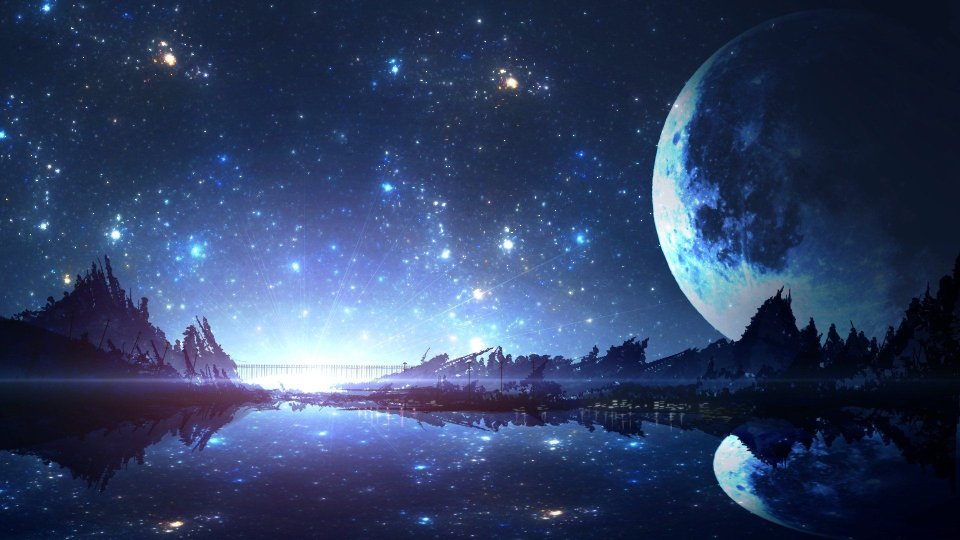
#> input picture pyimagenes/imagenes/primera.jpg, 1920 x 1080 px (shown at 1/2 size)
$ python main.py
#> lines starting #> are read from the running program, lines starting #| are printed output that depends on the picture

from PIL import Image

if __name__ == '__main__':
    try:
        imagen = Image.open('imagenes/primera.jpg')#Open es para cargar la imagen
#> imagen is the input picture: PIL image 1920x1080 RGB; mean R, G, B 48.2, 64.3, 99.5

        #imagen.show() #El show sirve para imprimir la imagen en pantalla

        print(imagen.size) # Me muesta (Ancho, Alto)
#| (1920, 1080)

        whidth, height = imagen.size
#> whidth = 1920; height = 1080
        print('Ancho', whidth)
#| Ancho 1920
        print('Alto', height)
#| Alto 1080

        print(imagen.mode) #Sirve para ver cuantos colores tiene una imange RGB(Tres colores)
#| RGB
        print(imagen.format) #Sirve para ver el formato de la imange
#| JPEG

        """el .convert
        Para convertir una imagen en otro color en este caso será blanco y
        negro, se usa el L para una imagen blanco y negro"""
        convertido = imagen.convert('L')
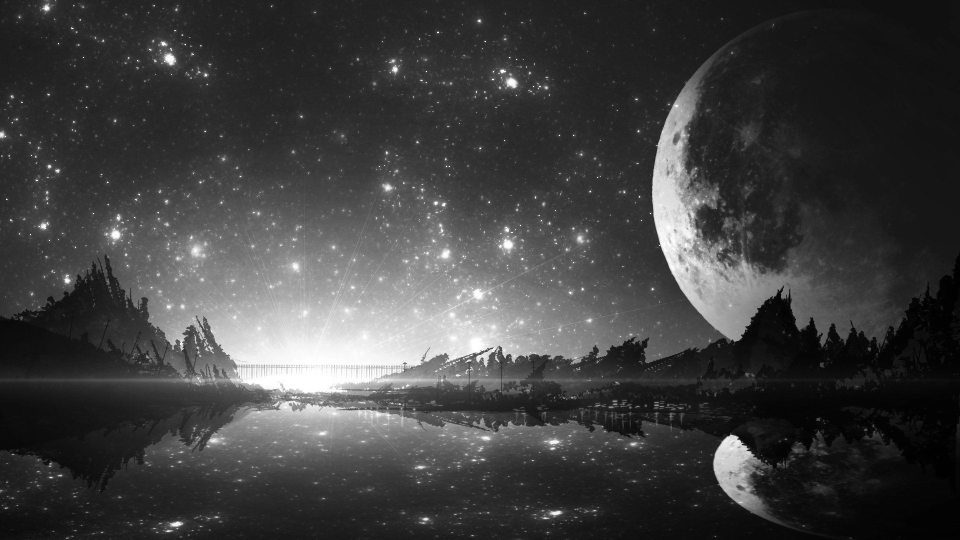
#> convertido: PIL image 1920x1080 L (shown at 1/2 size); min 0, max 255, mean 63.5
        #convertido.show() # Imprimir la imagen
        #.save se usa para guardar esa imagen en algun que se quiera
        convertido.save('imagenes/white_and_black.jpg')

        """Rotar una imange
        Se usa el metodo .rotate para rocatar poco grados 45 y trambien
        se usa el expand, para que no se vea la imagen cortada,
        y el metodo .transpose este usa constantes .ROTATE_90"""
        rotar = imagen.rotate(45, expand =True )#Rotara 45 grados
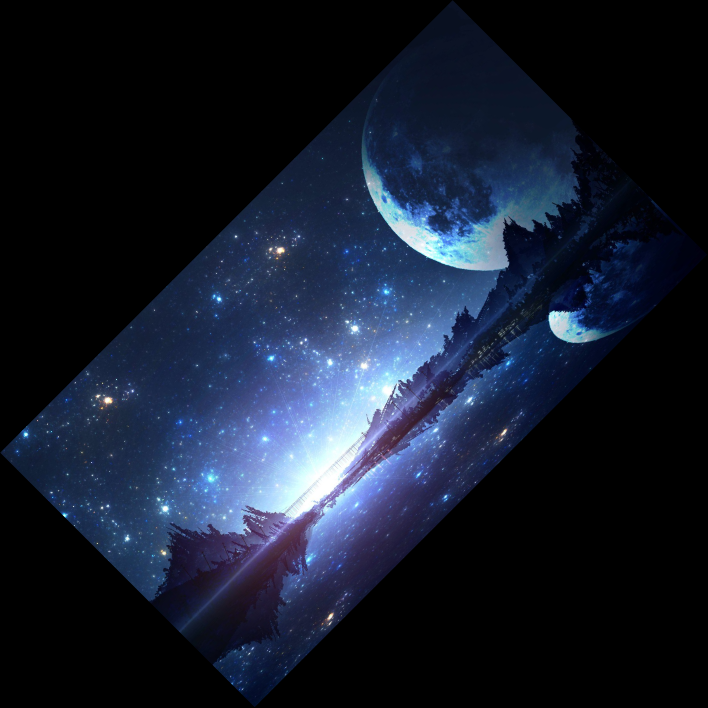
#> rotar: PIL image 2122x2122 RGB (shown at 1/3 size); mean R, G, B 22.2, 29.6, 45.8
        #rotar.show()
        rotar2 = imagen.transpose(Image.ROTATE_90)
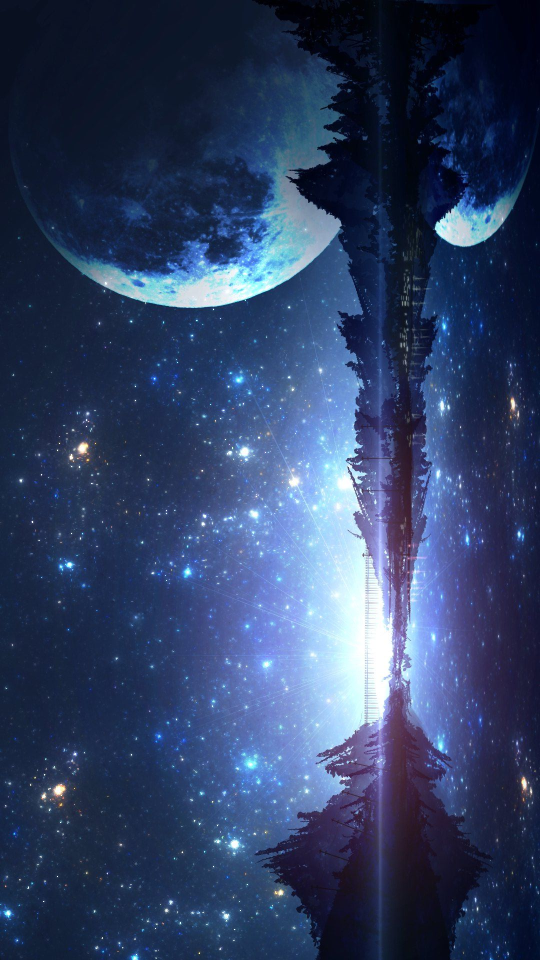
#> rotar2: PIL image 1080x1920 RGB (shown at 1/2 size); mean R, G, B 48.2, 64.3, 99.5
        #rotar2.show()

        """Cambiar el tamaño de una imangen se usa el metodo
        rasize"""
        ancho = imagen.size[0]
#> ancho = 1920
        alto = imagen.size[1]
#> alto = 1080

        cambiar_tamaño = imagen.resize((600,300))#600 es el ancho y 300altura
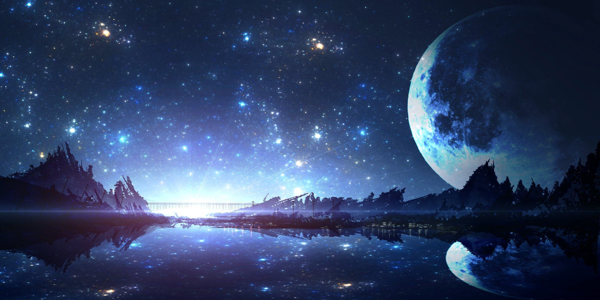
#> cambiar_tamaño: PIL image 600x300 RGB; mean R, G, B 48.1, 64.3, 99.5
        cambiar_tamaño.show()


    except FileNotFoundError as Error:
        print('Esa ubicación de la imagen no existe')

$ run again, with pyimagenes/imagenes/cuarta.jpg copied over pyimagenes/imagenes/primera.jpg
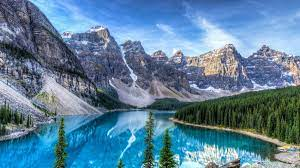
#> input picture pyimagenes/imagenes/cuarta.jpg, 300 x 168 px
#> imagen is the input picture: PIL image 300x168 RGB; mean R, G, B 91.6, 127.8, 153.8
#| (300, 168)
#| Ancho 300
#| Alto 168
#| RGB
#| JPEG
#> `rotar2 = imagen.transpose(Image.ROTATE_90)`:
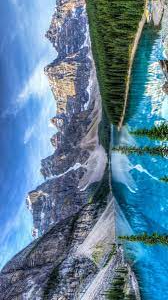
#> rotar2: PIL image 168x300 RGB; mean R, G, B 91.6, 127.8, 153.8
#> `cambiar_tamaño = imagen.resize((600,300))#600 es el ancho y 300altura`:
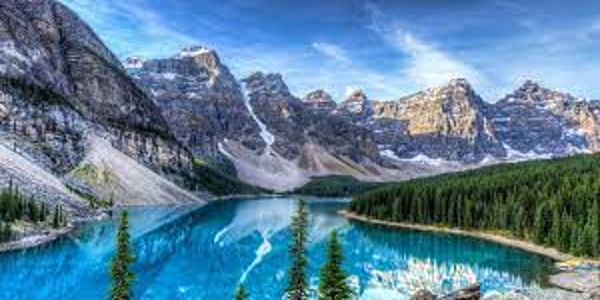
#> cambiar_tamaño: PIL image 600x300 RGB; mean R, G, B 91.6, 127.8, 153.8

$ run again, with pyimagenes/imagenes/segunda.jpg copied over pyimagenes/imagenes/primera.jpg
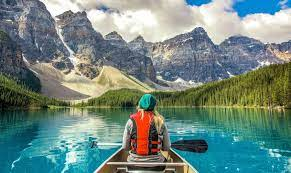
#> input picture pyimagenes/imagenes/segunda.jpg, 291 x 173 px
#> imagen is the input picture: PIL image 291x173 RGB; mean R, G, B 111.1, 135.5, 128.4
#| (291, 173)
#| Ancho 291
#| Alto 173
#| RGB
#| JPEG
#> `rotar2 = imagen.transpose(Image.ROTATE_90)`:
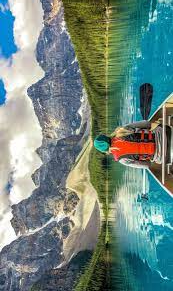
#> rotar2: PIL image 173x291 RGB; mean R, G, B 111.1, 135.5, 128.4
#> `cambiar_tamaño = imagen.resize((600,300))#600 es el ancho y 300altura`:
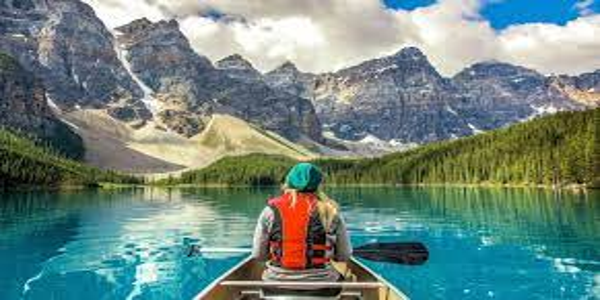
#> cambiar_tamaño: PIL image 600x300 RGB; mean R, G, B 111.1, 135.5, 128.4
